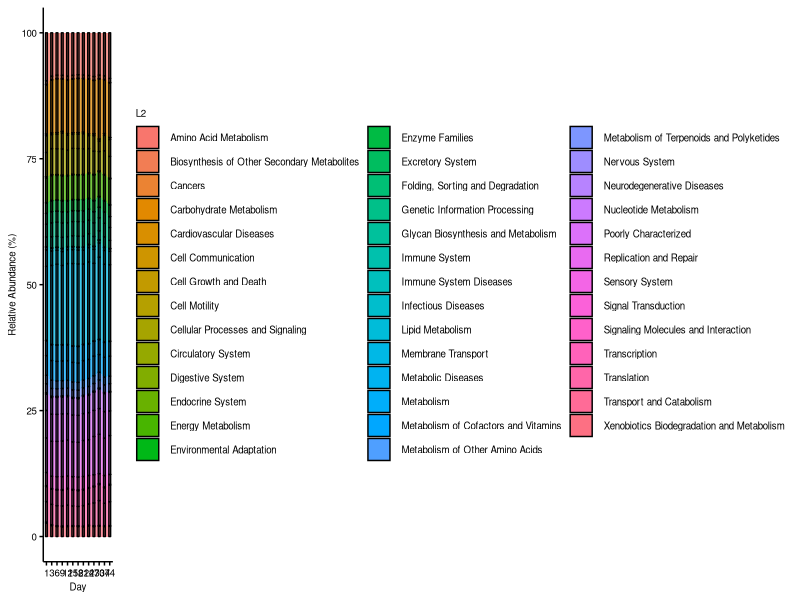

Write the R code that produced this figure.
# Ying Zhu, so_zy2003@126.com
# 2021-07



rm(list=ls()) # clean enviroment object
library("reshape2", quietly=T, warn.conflicts=F)
library(ggalluvial)

# Set ggplot2 drawing parameter
main_theme = theme(panel.background=element_blank(),
                   panel.grid=element_blank(),
                   axis.line.x=element_line(size=.5, colour="black"),
                   axis.line.y=element_line(size=.5, colour="black"),
                   axis.ticks=element_line(color="black"),
                   axis.text=element_text(color="black", size=7),
                   legend.position="right",
                   legend.background=element_blank(),
                   legend.key=element_blank(),
                   legend.text= element_text(size=7),
                   text=element_text(family="sans", size=7))

# Design of experiment
design = read.table("metadata.txt", header=T, row.names= 1, sep="\t") 

#  raw reads count of each ko in each sample

ko2 <-read.delim("ko2.txt",  header=T, sep="\t", comment.char = "#")

library(tidyr)
ko2 <-  separate(ko2,KEGG_Pathways,into=c("L1", "L2"), sep=";")
rownames(ko2) <-ko2$L2 


kegg <- ko2[,-1]

#numeric matrix
kegg <- kegg[,-(152:153)]
tax_count_sum <- kegg

# normalization
per = t(t(tax_count_sum)/colSums(tax_count_sum,na=T)) * 100 # normalization to total 100


# plot for each age group
mean_sort = per[(order(-rowSums(per))), ] # decrease sort
colSums(mean_sort)#验证百分比总和为1

# the top 10 ko
mean_sort=as.data.frame(mean_sort)
other = colSums(mean_sort[42:dim(mean_sort)[1], ])
mean_sort = mean_sort[1:(42-1), ]
mean_sort = rbind(mean_sort,other)
rownames(mean_sort)[42] = c("Low Abundance")
topN=rownames(mean_sort)


mean_sort <- mean_sort[,rownames(design)]


mat=mean_sort

mat_t = t(mat)

mat_t2 = merge(design[c("Day")], mat_t, by="row.names")

mat_t2 = mat_t2[,-1]

mat_mean = aggregate(mat_t2[,-1], by=mat_t2[1], FUN=mean) # mean
mat_mean_final = do.call(rbind, mat_mean)[-1,]

geno = mat_mean$Day
colnames(mat_mean_final) = geno

mat_mean_final = as.data.frame(mat_mean_final)

mat_mean_final$L2 = rownames(mat_mean_final)


data_all = as.data.frame(melt(mat_mean_final, id.vars=c("L2")))

data_all <- na.omit(data_all)
p = ggplot(data_all, aes(x=variable, y = value, fill = L2 )) + 
  geom_bar(stat = "identity",position="fill", width=0.7)+ 
  scale_y_continuous(labels = scales::percent) + 
  labs(x="Day", y="Relative Abundance (%)")+main_theme
tax.stack=p

# 绘制冲击图alluvium
p = ggplot(data = data_all, aes(x = variable, y = value, 
                                alluvium = L2, stratum=L2)) +
  geom_alluvium(aes(fill = L2), alpha = 0.75) +
  geom_stratum(aes(fill=L2))+
  labs(x="Day", y="Relative Abundance (%)")+
  main_theme 

tax.alluvium=p

tax.alluvium

# ggsave("tax_alluvium_ko2_all41_group.pdf", tax.alluvium, width = 12, height = 5)

